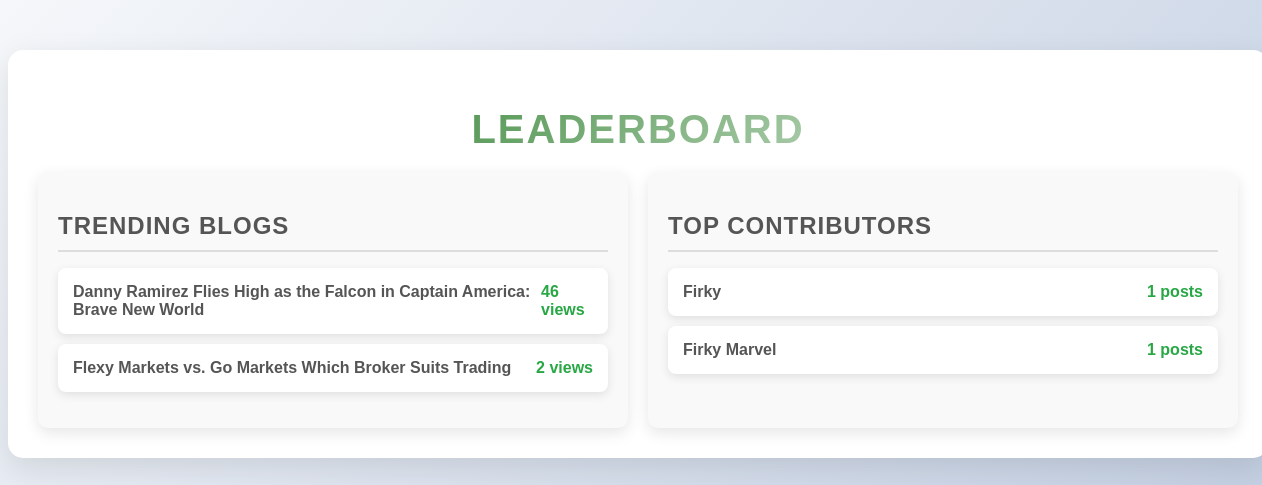
The app's page /admin/leaderboard.php, older data.
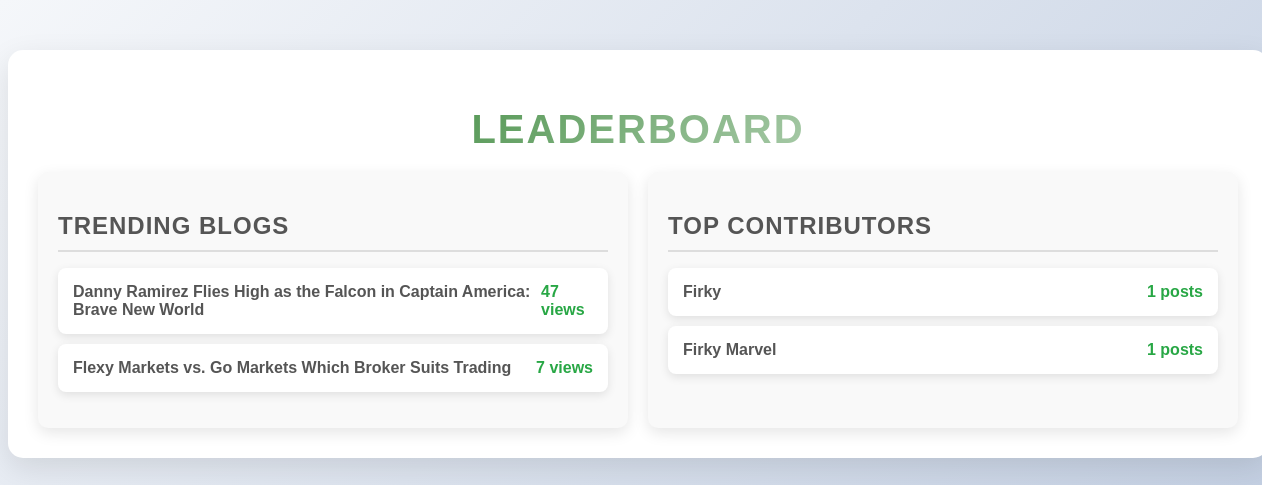
The same page, newer data.
### tables this page shows
CREATE TABLE `blogs` (
  `id` int(11) NOT NULL,
  `title` varchar(255) NOT NULL,
  `status` enum('published','draft') NOT NULL,
  `views` int(11) DEFAULT 0,
  `created_at` timestamp NOT NULL DEFAULT current_timestamp(),
  `content` text NOT NULL,
  `author` varchar(255) NOT NULL,
  `featured_image` varchar(255) NOT NULL
);

### api/get_leaderboard.php (called while the page is built)
<?php
include '../config/db.php';
$blogQuery = "SELECT title, views FROM blogs ORDER BY views DESC LIMIT 5";
$blogResult = mysqli_query($conn, $blogQuery);
$blogs = mysqli_fetch_all($blogResult, MYSQLI_ASSOC);
$userQuery = "SELECT author, COUNT(*) as posts FROM blogs GROUP BY author ORDER BY posts DESC LIMIT 5";
$userResult = mysqli_query($conn, $userQuery);
if ($userResult) {
    $users = mysqli_fetch_all($userResult, MYSQLI_ASSOC);
} else {
    $users = [];
}
?>

### admin/leaderboard.php (the view, shortened to what this page needs)
<?php include '../api/get_leaderboard.php'; ?>
<!DOCTYPE html>
<html lang="en">
<head>
</head>
<body>
    <div class="leaderboard-container">
        <h1 class="leaderboard-title">Leaderboard</h1>
        <div class="leaderboard-sections">
            <div class="leaderboard-trending-blogs">
                <h2 class="leaderboard-section-title">Trending Blogs</h2>
                <ul class="leaderboard-list" id="trending-blogs-list">
                    <?php foreach ($blogs as $blog): ?>
                        <li class="leaderboard-list-item">
                            <span><?php echo htmlspecialchars($blog['title']); ?></span>
                            <span><?php echo $blog['views']; ?> views</span>
                        </li>
                    <?php endforeach; ?>
                </ul>
            </div>
            <div class="leaderboard-top-contributors">
                <h2 class="leaderboard-section-title">Top Contributors</h2>
                <ul class="leaderboard-list" id="top-contributors-list">
                    <?php foreach ($users as $user): ?>
                        <li class="leaderboard-list-item">
                            <span><?php echo htmlspecialchars($user['author']); ?></span>
                            <span><?php echo $user['posts']; ?> posts</span>
                        </li>
                    <?php endforeach; ?>
                </ul>
            </div>
        </div>
    </div>
</body>
</html>

Row changes from the older to the newer data that the page shows:
changed blogs "Danny Ramirez Flies High as the Falcon in Captain America: Brave New World": views "46" → "47"
changed blogs "Flexy Markets vs. Go Markets Which Broker Suits Trading": views "2" → "7"
